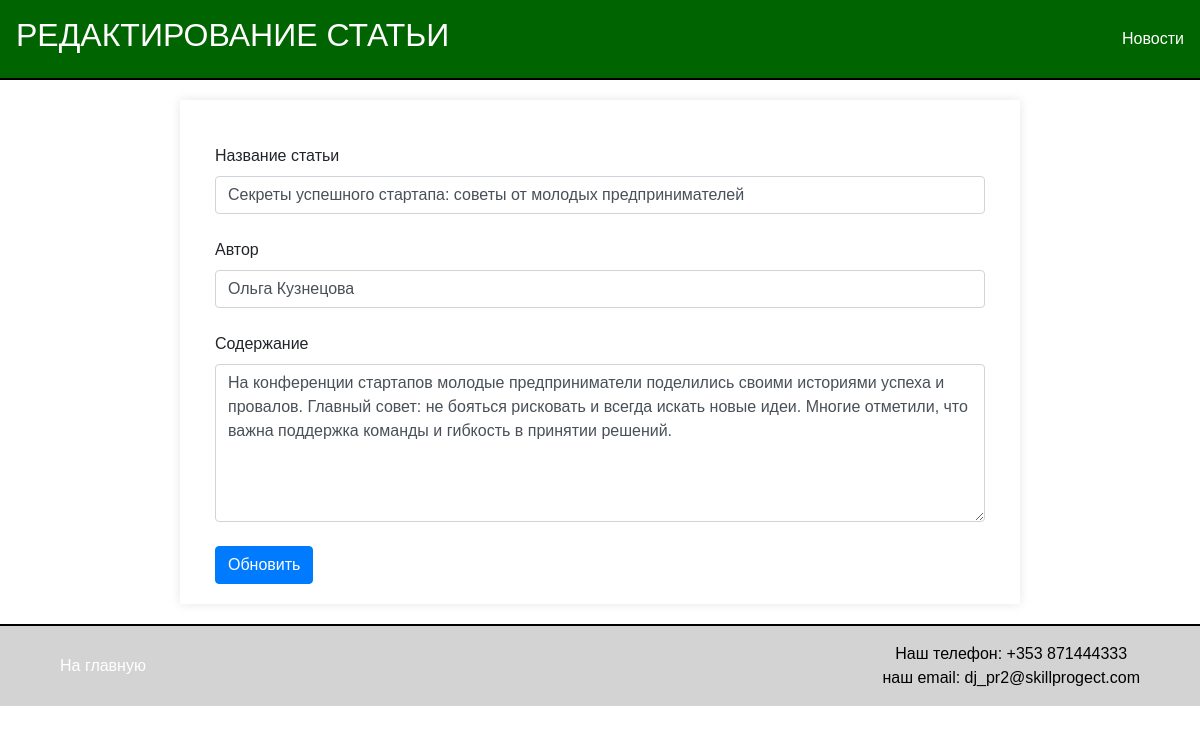
/articles/4/edit/, run on the app's committed database.
### news/models.py (models this page shows)
class Article(models.Model):
    title = models.CharField(max_length=200)
    content = models.TextField()
    publication_date = models.DateField()
    author = models.CharField(max_length=100)
    type = models.BooleanField()  # Новое поле с типом Boolean которое показывает что это статья type=False

### news/views.py (the view, shortened to what this page needs)
# urls.py: path('articles/<int:pk>/edit/', views.edit_article, name='edit_article'),
def edit_article(request, pk):
    article = get_object_or_404(Article, pk=pk, type=False)
    return render(request, 'articles/edit_article.html', {'article': article})

### news/templates/articles/edit_article.html (shortened to what this page needs)
{% extends 'news/default.html' %}
{% block header %}РЕДАКТИРОВАНИЕ СТАТЬИ{% endblock %}
{% block content %}
<div class="container mt-4">
    <form method="post">
        <div class="form-group mb-4">
            <label for="title">Название статьи</label>
            <input type="text" class="form-control" id="title" name="title" value="{{ article.title }}" required>
        </div>
        <div class="form-group mb-4">
            <label for="author">Автор</label>
            <input type="text" class="form-control" id="author" name="author" value="{{ article.author }}" required>
        </div>
        <div class="form-group mb-4">
            <label for="content">Содержание</label>
            <textarea class="form-control" id="content" name="content" rows="6" required>{{ article.content }}</textarea>
        </div>
        <button type="submit" class="btn btn-primary">Обновить</button>
    </form>
</div>
{% endblock %}

### news/templates/news/default.html (style rules this page uses)
body { font-family: Arial, sans-serif; margin: 0; padding: 0; box-sizing: border-box; }

### data on the page
Article: title "Секреты успешного стартапа: советы от молодых предпринимателей", author "Ольга Кузнецова", content "На конференции стартапов молодые предприниматели поделились своими историями успеха и провалов. Главный совет: не бояться рисковать и всегда искать новые идеи. Многие отметили, что важна поддержка команды и гибкость в принятии решений."
